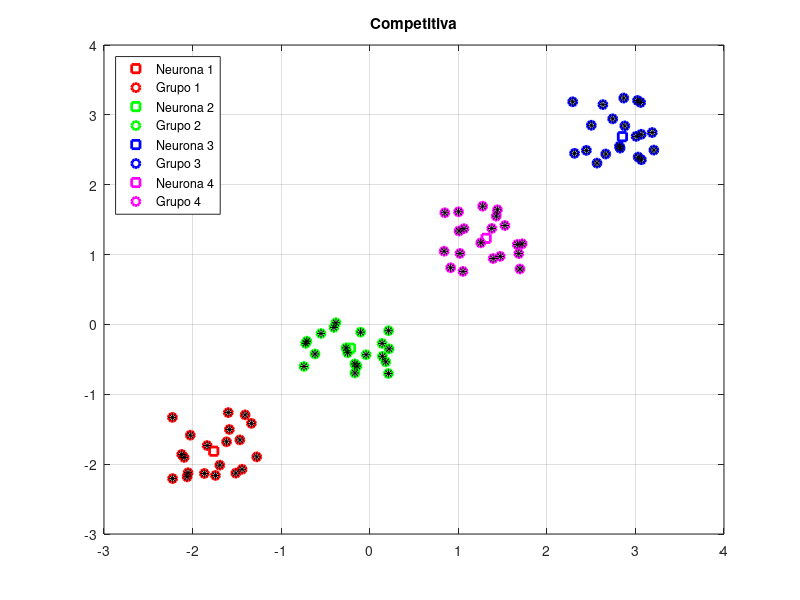

This chart was generated by the following MATLAB code:
close all;
clear; clc;

%% Cargar datos
% Archivo
% load data.mat
% x = data;

% Mis datos
x1 = [rand(1, 20) - 2.25; rand(1, 20) - 2.25];
x2 = [rand(1, 20) - 0.75; rand(1, 20) - 0.75];
x3 = [rand(1, 20) + 0.75; rand(1, 20) + 0.75];
x4 = [rand(1, 20) + 2.25; rand(1, 20) + 2.25];
x = [x1 x2 x3 x4];

%% Inicializacion
M = 4; % Numero de neuronas
[P, K] = size(x); % Tamano de entradas

eta = 0.1; % Factor de aprendizaje

w = randn(P, M); % Matriz de pesos
h = zeros(M, 1); % Vector para guardar valores de h
ys = zeros(M, K); % Matriz para guardar salidas de la red

epocas = 200; % Numero de epocas o iteraciones

for g = 1 : epocas
    for i = 1 : K
        % Calcular h
        for j = 1 : M
            h(j) =  w(:, j)'*x(:, i) - (1/2)*(w(:, j)'*w(:, j));
        end
        
        % Salida de la red
        [mx, r] = max(h);
        y = zeros(M, 1);
        y(r) = 1;
        
        % Si es la ultima iteracion, guardar las salidas
        if g == epocas
            ys(:, i) = y;
        end
        
        % Actualizacion de pesos
        w(:, r) = w(:, r) + eta*(x(:, i) - w(:, r));
    end
end

%% Graficas de clasificaciones
% Grupo 1
plot(w(1, 1), w(2, 1), 'rs', 'MarkerSize', 6, 'LineWidth', 2)
hold on
grid on
plot(x(1, ys(1, :) == 1), x(2, ys(1, :) == 1), 'ro', 'MarkerSize', 6, 'LineWidth', 2)

% Grupo 2
plot(w(1, 2), w(2, 2), 'gs', 'MarkerSize', 6, 'LineWidth', 2)
plot(x(1, ys(2, :) == 1), x(2, ys(2, :) == 1), 'go', 'MarkerSize', 6, 'LineWidth', 2)

% Grupo 3
plot(w(1, 3), w(2, 3), 'bs', 'MarkerSize', 6, 'LineWidth', 2)
plot(x(1, ys(3, :) == 1), x(2, ys(3, :) == 1), 'bo', 'MarkerSize', 6, 'LineWidth', 2)

% Grupo 4
plot(w(1, 4), w(2, 4), 'ms', 'MarkerSize', 6, 'LineWidth', 2)
plot(x(1, ys(4, :) == 1), x(2, ys(4, :) == 1), 'mo', 'MarkerSize', 6, 'LineWidth', 2)

% Graficar todos los puntos
plot(x(1, :), x(2, :), 'k*', 'MarkerSize', 6)
legend('Neurona 1', 'Grupo 1', 'Neurona 2', 'Grupo 2', 'Neurona 3', 'Grupo 3', 'Neurona 4', 'Grupo 4')
legend('Location', 'northwest')
title('Competitiva')